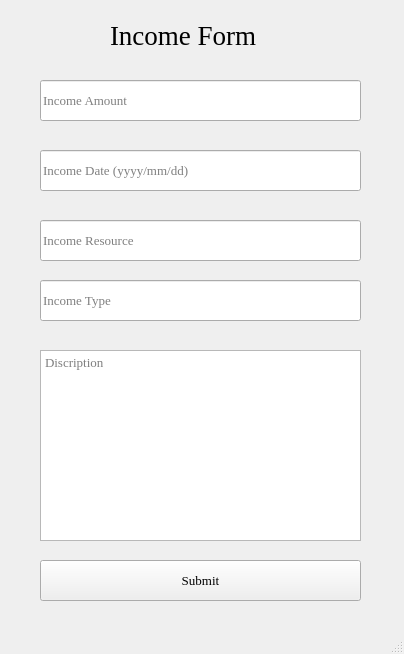
<?xml version="1.0" encoding="UTF-8"?>
<ui version="4.0">
 <class>MainWindow</class>
 <widget class="QMainWindow" name="MainWindow">
  <property name="geometry">
   <rect>
    <x>0</x>
    <y>0</y>
    <width>404</width>
    <height>654</height>
   </rect>
  </property>
  <property name="windowTitle">
   <string>MainWindow</string>
  </property>
  <widget class="QWidget" name="centralwidget">
   <widget class="QLabel" name="Income_title_label">
    <property name="geometry">
     <rect>
      <x>110</x>
      <y>10</y>
      <width>181</width>
      <height>51</height>
     </rect>
    </property>
    <property name="font">
     <font>
      <family>Times New Roman</family>
      <pointsize>20</pointsize>
     </font>
    </property>
    <property name="text">
     <string>Income Form</string>
    </property>
   </widget>
   <widget class="QLineEdit" name="income_amount_linedit">
    <property name="geometry">
     <rect>
      <x>40</x>
      <y>80</y>
      <width>321</width>
      <height>41</height>
     </rect>
    </property>
    <property name="font">
     <font>
      <family>Times New Roman</family>
      <pointsize>10</pointsize>
     </font>
    </property>
    <property name="placeholderText">
     <string>Income Amount</string>
    </property>
   </widget>
   <widget class="QLineEdit" name="income_resource_linedit">
    <property name="geometry">
     <rect>
      <x>40</x>
      <y>220</y>
      <width>321</width>
      <height>41</height>
     </rect>
    </property>
    <property name="font">
     <font>
      <family>Times New Roman</family>
      <pointsize>10</pointsize>
     </font>
    </property>
    <property name="placeholderText">
     <string>Income Resource</string>
    </property>
   </widget>
   <widget class="QLineEdit" name="income_date_linedit">
    <property name="geometry">
     <rect>
      <x>40</x>
      <y>150</y>
      <width>321</width>
      <height>41</height>
     </rect>
    </property>
    <property name="font">
     <font>
      <family>Times New Roman</family>
      <pointsize>10</pointsize>
     </font>
    </property>
    <property name="placeholderText">
     <string>Income Date (yyyy/mm/dd)</string>
    </property>
   </widget>
   <widget class="QLineEdit" name="income_type_linedit">
    <property name="geometry">
     <rect>
      <x>40</x>
      <y>280</y>
      <width>321</width>
      <height>41</height>
     </rect>
    </property>
    <property name="font">
     <font>
      <family>Times New Roman</family>
      <pointsize>10</pointsize>
     </font>
    </property>
    <property name="placeholderText">
     <string>Income Type</string>
    </property>
   </widget>
   <widget class="QTextEdit" name="income_discription_linedit">
    <property name="geometry">
     <rect>
      <x>40</x>
      <y>350</y>
      <width>321</width>
      <height>191</height>
     </rect>
    </property>
    <property name="font">
     <font>
      <family>Times New Roman</family>
      <pointsize>10</pointsize>
     </font>
    </property>
    <property name="placeholderText">
     <string>Discription</string>
    </property>
   </widget>
   <widget class="QPushButton" name="income_submit_btn">
    <property name="geometry">
     <rect>
      <x>40</x>
      <y>560</y>
      <width>321</width>
      <height>41</height>
     </rect>
    </property>
    <property name="font">
     <font>
      <family>Times New Roman</family>
      <pointsize>10</pointsize>
     </font>
    </property>
    <property name="text">
     <string>Submit</string>
    </property>
   </widget>
  </widget>
  <widget class="QMenuBar" name="menubar">
   <property name="geometry">
    <rect>
     <x>0</x>
     <y>0</y>
     <width>404</width>
     <height>25</height>
    </rect>
   </property>
  </widget>
  <widget class="QStatusBar" name="statusbar"/>
 </widget>
 <resources/>
 <connections/>
</ui>
